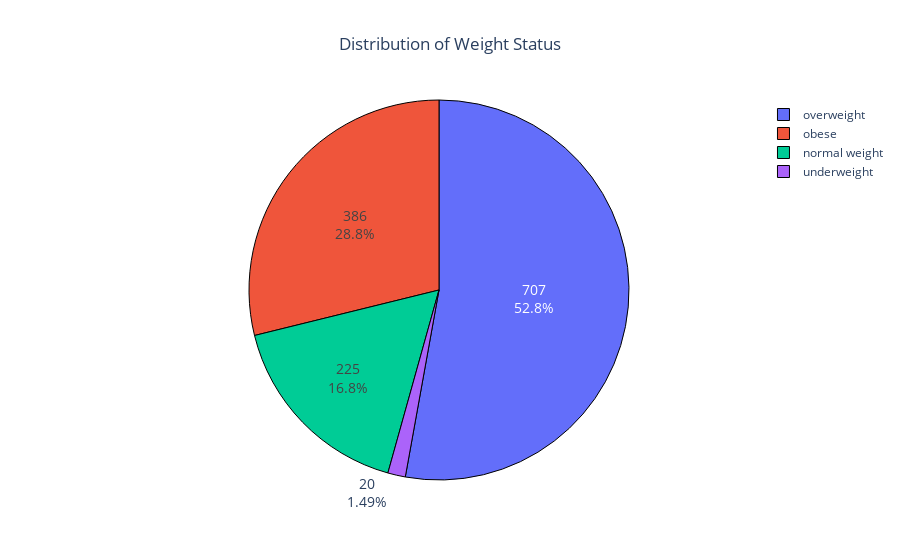

Write notebook code for a chart like this one.
### Code cell
labels = df['weight_status'].unique()
values = df['weight_status'].value_counts()

fig = go.Figure(data=[go.Pie(labels=labels, 
                             values=values, 
                             hoverinfo='label+percent', 
                             textinfo='value+percent', 
                             textfont=dict(size=14))])

fig.update_layout(title_text="Distribution of Weight Status", title_x=0.5)
fig.update_traces(marker=dict(line=dict(color='#000000', width=1)))

fig.show()

### Figure 1 — Plotly figure (JSON) as saved in the notebook; plotly's stock layout.template omitted (floating-point values rounded to 4 significant figures)
{"data": [{"hoverinfo": "label+percent", "labels": ["overweight", "obese", "normal weight", "underweight"], "marker": {"line": {"color": "#000000", "width": 1}}, "textfont": {"size": 14}, "textinfo": "value+percent", "type": "pie", "values": [707, 386, 225, 20]}], "layout": {"title": {"text": "Distribution of Weight Status", "x": 0.5}}}
